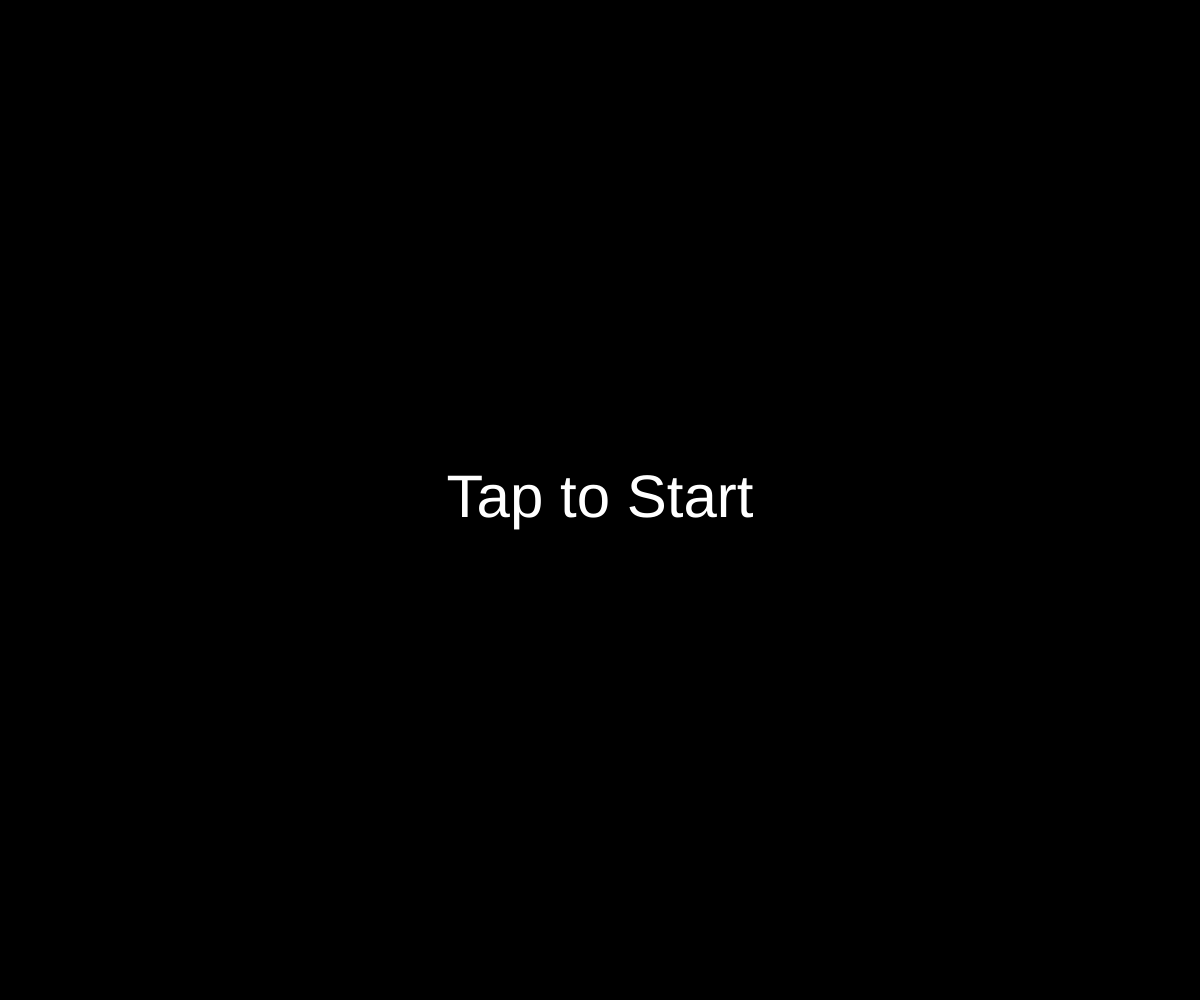
Frame 1 (no input)
Frame 60 (no input): identical to frame 1, image omitted
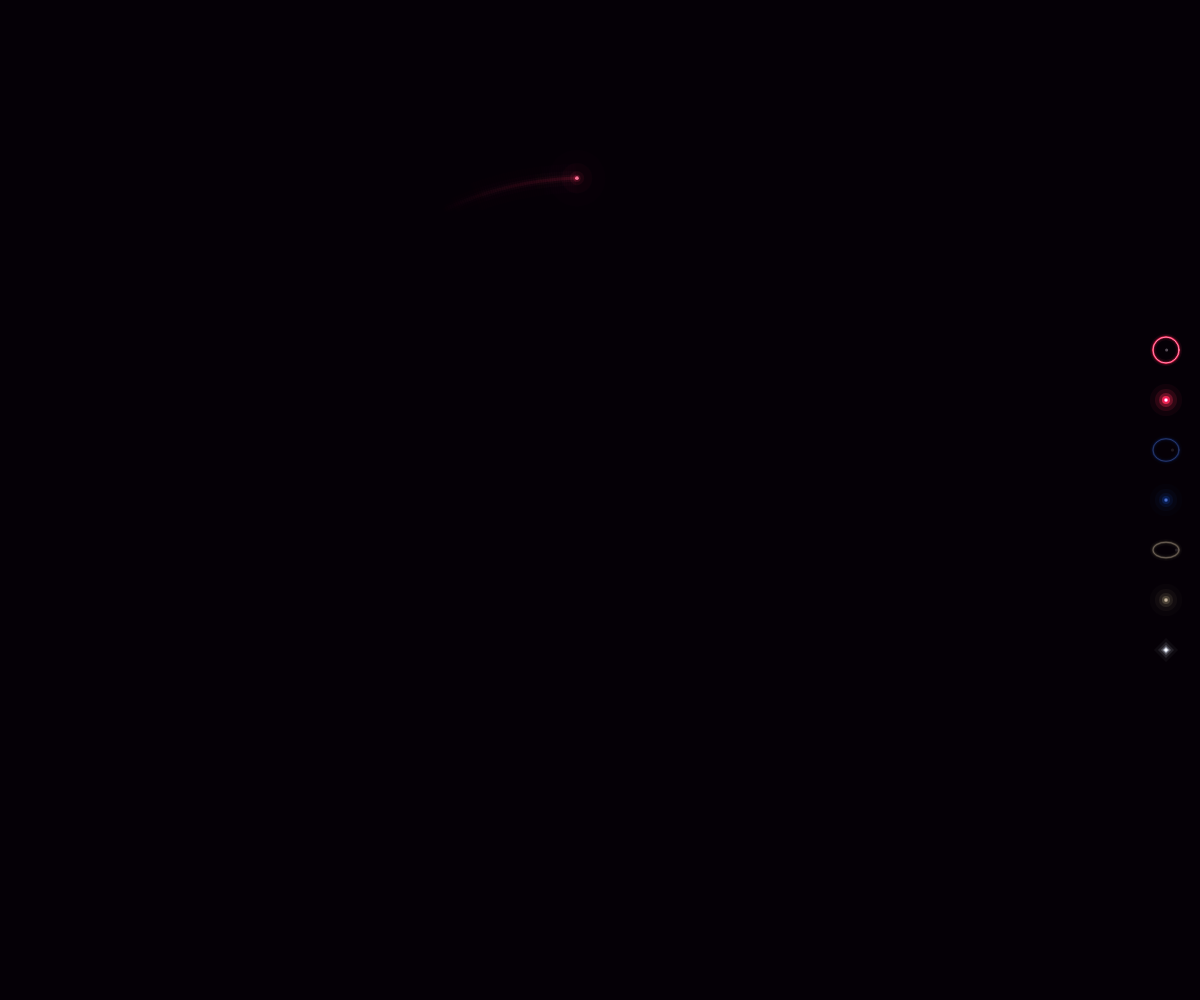
Frame 120 (the mouse pressed at the canvas centre since frame 60)

The p5.js sketch that drew these frames (run headless with seeded random() and noise() and a simulated clock; from frame 60 on, the mouse is pressed at the canvas centre):

// p5.js sketch
// ── sketch.js
// ============================================
// Neon6 — Orbital
// 3体のスケーター（異なるケプラー軌道）
// 軌道セレクター + カラーピッカー + 衝突で軌道シャッフル
// ============================================

var t = 0;
var soundStarted = false;
var appStarted = false;
var appStartTime = 0;

var audioCtx, windNode, windGain, driftNode, driftGain;
var lastTouchX = 0.5, lastTouchY = 0.5;
var isTouchDevice = false, hasInteracted = false;
var prevTouchX = 0, prevTouchY = 0;
var gustStrength = 0, gustDirX = 0, gustDirY = 0;
var holdTime = 0, holdX = 0, holdY = 0, isHolding = false, holdThreshold = 20;
var pinchScale = 1.0, lastPinchDist = 0;
var ripples = [];
var lastMouseMoveMs = 0;
var MOUSE_ATTRACT_MS = 3000;

// Trail canvas
var trailPg;

// Skaters
var skaters = [];
var NUM_SKATERS = 3;
var ENTRY_TIMES = [0, 12, 24];
var ORBIT_TYPES = ['circular', 'elliptical', 'comet'];

// Orbit presets (a = fraction of min(w,h)/2)
var ORBIT_PRESETS = {
  circular:    { a: 0.65, e: 0.05, period: 900 },
  elliptical:  { a: 0.50, e: 0.50, period: 700 },
  comet:       { a: 0.70, e: 0.80, period: 1100 }
};

// Background
var BG_R = 5, BG_G = 0, BG_B = 6;

// Collision
var COLLISION_DIST = 30;
var COLLISION_COOLDOWN = 500;
var collisionCooldowns = {};
var sparks = [];

// UI
var orbitUIRects = [];
var colorUIRects = [];
var eraserRect = null;
var eraserFlash = 0;

// Color system — 12 preset neon hues (30° steps)
var PRESET_COLORS = [];
var userHueIdx = [0, 8, 2];
var userColors = [];

// ============================================
// Color helpers
// ============================================
function hueToNeonRGB(h) {
  var s = 0.9;
  var c = s, x = c * (1 - Math.abs((h / 60) % 2 - 1));
  var r1, g1, b1;
  if      (h < 60)  { r1 = c; g1 = x; b1 = 0; }
  else if (h < 120) { r1 = x; g1 = c; b1 = 0; }
  else if (h < 180) { r1 = 0; g1 = c; b1 = x; }
  else if (h < 240) { r1 = 0; g1 = x; b1 = c; }
  else if (h < 300) { r1 = x; g1 = 0; b1 = c; }
  else              { r1 = c; g1 = 0; b1 = x; }
  return { r: Math.round((r1 + (1 - s)) * 255), g: Math.round((g1 + (1 - s)) * 255), b: Math.round((b1 + (1 - s)) * 255) };
}

function randomNeonColor() {
  var h = random(360);
  var s = random(0.8, 1.0);
  var c = s, x = c * (1 - Math.abs((h / 60) % 2 - 1));
  var r1, g1, b1;
  if      (h < 60)  { r1 = c; g1 = x; b1 = 0; }
  else if (h < 120) { r1 = x; g1 = c; b1 = 0; }
  else if (h < 180) { r1 = 0; g1 = c; b1 = x; }
  else if (h < 240) { r1 = 0; g1 = x; b1 = c; }
  else if (h < 300) { r1 = x; g1 = 0; b1 = c; }
  else              { r1 = c; g1 = 0; b1 = x; }
  return { r: Math.round((r1 + (1 - s)) * 255), g: Math.round((g1 + (1 - s)) * 255), b: Math.round((b1 + (1 - s)) * 255) };
}

// ============================================
// Kepler orbit math
// ============================================
// Solve Kepler's equation M = E - e*sin(E) for E, using Newton's method
function solveKepler(M, e) {
  var E = M; // initial guess
  for (var i = 0; i < 10; i++) {
    var dE = (E - e * Math.sin(E) - M) / (1 - e * Math.cos(E));
    E -= dE;
    if (Math.abs(dE) < 1e-8) break;
  }
  return E;
}

// Get position on orbit given time
function orbitPosition(s) {
  var preset = ORBIT_PRESETS[s.orbitType];
  var scale = min(width, height) * 0.5;
  var a = preset.a * scale * pinchScale; // semi-major axis in pixels
  var e = preset.e;
  var b = a * Math.sqrt(1 - e * e); // semi-minor axis

  // Mean anomaly
  var M = (s.phase + s.orbitTime * TWO_PI / preset.period) % TWO_PI;

  // Eccentric anomaly
  var E = solveKepler(M, e);

  // True anomaly
  var cosV = (Math.cos(E) - e) / (1 - e * Math.cos(E));
  var sinV = (Math.sqrt(1 - e * e) * Math.sin(E)) / (1 - e * Math.cos(E));

  // Position in orbit plane (ellipse centered at focus)
  var ox = a * (Math.cos(E) - e);
  var oy = b * Math.sin(E);

  // Rotate by tilt
  var ct = Math.cos(s.tilt), st = Math.sin(s.tilt);
  var rx = ox * ct - oy * st;
  var ry = ox * st + oy * ct;

  // Screen position (orbit center = screen center)
  return {
    x: width * 0.5 + rx,
    y: height * 0.5 + ry
  };
}

// ============================================
// Drawing helpers
// ============================================
function drawSquare(ctx, cx, cy, r, angle) {
  var c = Math.cos(angle), s = Math.sin(angle);
  var hr = r * 0.707;
  ctx.beginPath();
  ctx.moveTo(cx + hr * (c - s), cy + hr * (s + c));
  ctx.lineTo(cx + hr * (-c - s), cy + hr * (-s + c));
  ctx.lineTo(cx + hr * (-c + s), cy + hr * (-s - c));
  ctx.lineTo(cx + hr * (c + s), cy + hr * (s - c));
  ctx.closePath();
}

// ============================================
// Setup & Init
// ============================================
function setup() {
  pixelDensity(1);
  createCanvas(windowWidth, windowHeight);
  trailPg = createGraphics(width, height);
  trailPg.pixelDensity(1);

  for (var i = 0; i < 12; i++) {
    PRESET_COLORS.push(hueToNeonRGB(i * 30));
  }
  for (var i = 0; i < 3; i++) userColors.push(PRESET_COLORS[userHueIdx[i]]);
  userColors[0] = { r: 255, g: 40, b: 80 };
  userColors[1] = { r: 20, g: 100, b: 255 };
  userColors[2] = { r: 255, g: 240, b: 180 };

  initSkaters();
  updateUIRects();
}

function initSkaters() {
  skaters = [];
  var tilts = [0, TWO_PI * 0.33, TWO_PI * 0.67];
  for (var i = 0; i < NUM_SKATERS; i++) {
    var col = userColors[i];
    var oType = ORBIT_TYPES[i];
    var phase = random(TWO_PI);
    var tilt = tilts[i] + random(-0.3, 0.3);
    skaters.push({
      x: width * 0.5, y: height * 0.5,
      prevX: width * 0.5, prevY: height * 0.5,
      ppx: width * 0.5, ppy: height * 0.5,
      orbitType: oType,
      phase: phase,
      tilt: tilt,
      orbitTime: 0,
      precession: random(-0.0003, 0.0003),
      angle: 0,
      seed: 42 + i * 95,
      cr: col.r, cg: col.g, cb: col.b,
      colorSlot: i,
      entryTime: ENTRY_TIMES[i],
      active: false,
      fadeIn: 0,
      spinOffset: random(TWO_PI)
    });
    // Compute initial position
    var pos = orbitPosition(skaters[i]);
    skaters[i].x = pos.x; skaters[i].y = pos.y;
    skaters[i].prevX = pos.x; skaters[i].prevY = pos.y;
    skaters[i].ppx = pos.x; skaters[i].ppy = pos.y;
  }
}

function updateUIRects() {
  orbitUIRects = [];
  colorUIRects = [];
  var uiSize = 40;
  var gap = 10;
  var rightMargin = 14;
  var totalHeight = uiSize * 7 + gap * 6;
  var startY = (height - totalHeight) / 2;

  for (var i = 0; i < 3; i++) {
    var baseIdx = i * 2;
    orbitUIRects.push({
      x: width - rightMargin - uiSize,
      y: startY + baseIdx * (uiSize + gap),
      w: uiSize, h: uiSize,
      idx: i
    });
    colorUIRects.push({
      x: width - rightMargin - uiSize,
      y: startY + (baseIdx + 1) * (uiSize + gap),
      w: uiSize, h: uiSize,
      idx: i
    });
  }

  eraserRect = {
    x: width - rightMargin - uiSize,
    y: startY + 6 * (uiSize + gap),
    w: uiSize, h: uiSize
  };
}

// ============================================
// Apply user color to skaters by slot
// ============================================
function applyColorToSkaters(slotIdx) {
  var col = userColors[slotIdx];
  for (var i = 0; i < skaters.length; i++) {
    if (skaters[i].colorSlot === slotIdx) {
      skaters[i].cr = col.r;
      skaters[i].cg = col.g;
      skaters[i].cb = col.b;
    }
  }
}

// ============================================
// Physics — Kepler orbit
// ============================================
function updateSkater(idx) {
  var s = skaters[idx];
  s.ppx = s.prevX;
  s.ppy = s.prevY;
  s.prevX = s.x;
  s.prevY = s.y;

  // Advance orbit time
  s.orbitTime++;

  // Slow precession (orbit tilt drifts)
  s.tilt += s.precession;

  // Gust influence — temporarily speed up precession
  if (gustStrength > 0.1) {
    s.tilt += gustStrength * 0.002 * (gustDirX + gustDirY);
  }

  // Hold vortex — stronger precession
  var holdStr = isHolding && holdTime > 0.3 ? min((holdTime - 0.3) * 2, 5) : 0;
  if (holdStr > 0) {
    var dx = holdX - s.x, dy = holdY - s.y;
    var d = sqrt(dx * dx + dy * dy);
    if (d < 350) {
      s.tilt += (1 - d / 350) * holdStr * 0.003;
    }
  }

  // Compute orbital position
  var pos = orbitPosition(s);
  s.x = pos.x;
  s.y = pos.y;

  // Movement angle
  var mdx = s.x - s.prevX, mdy = s.y - s.prevY;
  if (mdx !== 0 || mdy !== 0) {
    s.angle = atan2(mdy, mdx);
  }
}

// ============================================
// Collisions — orbit swap
// ============================================
function checkCollisions() {
  var now = millis();
  for (var i = 0; i < skaters.length; i++) {
    if (!skaters[i].active || skaters[i].fadeIn < 0.5) continue;
    for (var j = i + 1; j < skaters.length; j++) {
      if (!skaters[j].active || skaters[j].fadeIn < 0.5) continue;
      var a = skaters[i], b = skaters[j];
      var dx = b.x - a.x, dy = b.y - a.y;
      var d = sqrt(dx * dx + dy * dy);
      var key = i * 10 + j;
      if (d < COLLISION_DIST && (!collisionCooldowns[key] || now - collisionCooldowns[key] > COLLISION_COOLDOWN)) {
        collisionCooldowns[key] = now;
        var mx = (a.x + b.x) / 2, my = (a.y + b.y) / 2;

        // Ripples
        ripples.push({ x: mx, y: my, age: 0, cr: a.cr, cg: a.cg, cb: a.cb });
        ripples.push({ x: mx, y: my, age: 0.3, cr: b.cr, cg: b.cg, cb: b.cb });

        // Sparks
        for (var k = 0; k < 8; k++) {
          var src = k < 4 ? a : b;
          var sa = random(TWO_PI), spd = random(2, 6);
          sparks.push({
            x: mx, y: my,
            vx: cos(sa) * spd, vy: sin(sa) * spd,
            age: 0, cr: src.cr, cg: src.cg, cb: src.cb
          });
        }

        // Swap orbit types
        var tmpType = a.orbitType;
        a.orbitType = b.orbitType;
        b.orbitType = tmpType;

        // Randomize tilts
        a.tilt += random(-0.5, 0.5);
        b.tilt += random(-0.5, 0.5);

        // Color change
        var ncA = randomNeonColor(), ncB = randomNeonColor();
        a.cr = ncA.r; a.cg = ncA.g; a.cb = ncA.b;
        b.cr = ncB.r; b.cg = ncB.g; b.cb = ncB.b;
      }
    }
  }
}

// ============================================
// Draw
// ============================================
function draw() {
  if (!appStarted) {
    background(0); fill(255); noStroke();
    textAlign(CENTER, CENTER); textSize(min(width, height) * 0.06);
    text('Tap to Start', width / 2, height / 2);
    return;
  }

  var now = millis();

  // Activate skaters
  var elapsed = (now - appStartTime) / 1000;
  for (var i = 0; i < skaters.length; i++) {
    if (!skaters[i].active && elapsed >= skaters[i].entryTime) {
      skaters[i].active = true;
    }
    if (skaters[i].active && skaters[i].fadeIn < 1) {
      skaters[i].fadeIn = min(1, skaters[i].fadeIn + 0.008);
    }
  }

  gustStrength *= 0.96;
  if (touches.length < 2) pinchScale = lerp(pinchScale, 1.0, 0.005);
  if (isHolding) holdTime += 0.016;
  var pulse = 0.75 + Math.sin(t * 0.5) * 0.25;

  // Update skaters
  for (var i = 0; i < skaters.length; i++) {
    if (skaters[i].active) updateSkater(i);
  }
  checkCollisions();

  // Update sparks
  for (var si = 0; si < sparks.length; si++) {
    var sp = sparks[si];
    sp.x += sp.vx; sp.y += sp.vy;
    sp.vx *= 0.95; sp.vy *= 0.95;
    sp.age += 0.025;
  }
  sparks = sparks.filter(function(sp) { return sp.age < 1.5; });

  // === Trail Canvas ===
  var tctx = trailPg.drawingContext;
  tctx.globalCompositeOperation = 'lighter';

  var trailLayers = [
    { hw: 14,  a: 0.02 },
    { hw: 7,   a: 0.05 },
    { hw: 3.5, a: 0.12 },
    { hw: 1.5, a: 0.25 }
  ];

  tctx.lineCap = 'butt';
  for (var li = 0; li < trailLayers.length; li++) {
    var lhw = trailLayers[li].hw;
    var la = trailLayers[li].a;
    for (var si = 0; si < skaters.length; si++) {
      var s = skaters[si];
      if (!s.active || s.fadeIn < 0.01) continue;
      var a = la * s.fadeIn * pulse;
      tctx.strokeStyle = 'rgba(' + s.cr + ',' + s.cg + ',' + s.cb + ',' + a + ')';
      tctx.lineWidth = lhw * 2 * pinchScale;
      // Quadratic bezier through midpoints
      var mx0x = (s.ppx + s.prevX) * 0.5, mx0y = (s.ppy + s.prevY) * 0.5;
      var mx1x = (s.prevX + s.x) * 0.5, mx1y = (s.prevY + s.y) * 0.5;
      tctx.beginPath();
      tctx.moveTo(mx0x, mx0y);
      tctx.quadraticCurveTo(s.prevX, s.prevY, mx1x, mx1y);
      tctx.stroke();
    }
  }

  // === Main Canvas ===
  var ctx = drawingContext;

  ctx.globalCompositeOperation = 'source-over';
  ctx.fillStyle = 'rgb(' + BG_R + ',' + BG_G + ',' + BG_B + ')';
  ctx.fillRect(0, 0, width, height);

  ctx.globalCompositeOperation = 'lighter';
  ctx.drawImage(trailPg.canvas, 0, 0);

  // Skater heads
  for (var i = 0; i < skaters.length; i++) {
    var s = skaters[i];
    if (!s.active || s.fadeIn < 0.01) continue;
    var fi = s.fadeIn;
    var sc = pinchScale;
    var colStr = s.cr + ',' + s.cg + ',' + s.cb;

    var heads = [
      { r: 28 * sc, a: 0.025 * pulse * fi },
      { r: 15 * sc, a: 0.07 * pulse * fi },
      { r: 7 * sc,  a: 0.16 * pulse * fi },
      { r: 3.5 * sc, a: 0.4 * pulse * fi },
      { r: 1.8 * sc, a: 0.8 * pulse * fi }
    ];
    for (var hi = 0; hi < heads.length; hi++) {
      ctx.fillStyle = 'rgba(' + colStr + ',' + heads[hi].a + ')';
      ctx.beginPath();
      ctx.arc(s.x, s.y, heads[hi].r, 0, Math.PI * 2);
      ctx.fill();
    }
    ctx.fillStyle = 'rgba(255,240,255,' + (pulse * fi) + ')';
    ctx.beginPath();
    ctx.arc(s.x, s.y, 1.8 * sc, 0, Math.PI * 2);
    ctx.fill();
  }

  // Sparks
  for (var si = 0; si < sparks.length; si++) {
    var sp = sparks[si];
    var fade = Math.max(0, 1 - sp.age / 1.2);
    fade = fade * fade;
    if (fade <= 0) continue;
    ctx.fillStyle = 'rgba(' + sp.cr + ',' + sp.cg + ',' + sp.cb + ',' + (fade * 0.5) + ')';
    ctx.beginPath(); ctx.arc(sp.x, sp.y, 3.5 * fade, 0, Math.PI * 2); ctx.fill();
    ctx.fillStyle = 'rgba(255,255,255,' + (fade * 0.35) + ')';
    ctx.beginPath(); ctx.arc(sp.x, sp.y, 1.2 * fade, 0, Math.PI * 2); ctx.fill();
  }

  // Ripples
  for (var ri = 0; ri < ripples.length; ri++) {
    var rp = ripples[ri];
    var ringR = rp.age * 350;
    var fade = Math.max(0, 1 - rp.age * 0.25);
    fade = fade * fade;
    if (fade <= 0) continue;
    var rcStr = rp.cr + ',' + rp.cg + ',' + rp.cb;
    var rl = [{ w: 12, a: 0.025 * fade }, { w: 4, a: 0.08 * fade }, { w: 1.2, a: 0.25 * fade }];
    for (var li = 0; li < rl.length; li++) {
      ctx.strokeStyle = 'rgba(' + rcStr + ',' + rl[li].a + ')';
      ctx.lineWidth = rl[li].w;
      ctx.beginPath(); ctx.arc(rp.x, rp.y, ringR, 0, Math.PI * 2); ctx.stroke();
    }
  }

  // Hold aura
  var holdStrength = isHolding && holdTime > 0.3 ? min((holdTime - 0.3) * 2, 5) : 0;
  if (holdStrength > 0) {
    var auraR = min(holdTime * 60, 250);
    for (var r = auraR; r > 0; r -= 12) {
      ctx.fillStyle = 'rgba(180,120,220,' + ((1 - r / auraR) * min(holdTime * 3, 15) / 255) + ')';
      ctx.beginPath(); ctx.arc(holdX, holdY, r, 0, Math.PI * 2); ctx.fill();
    }
  }

  // Eraser flash
  if (eraserFlash > 0) {
    ctx.fillStyle = 'rgba(255,255,255,' + (eraserFlash * 0.15) + ')';
    ctx.fillRect(0, 0, width, height);
    eraserFlash = Math.max(0, eraserFlash - 0.03);
  }

  ctx.globalCompositeOperation = 'source-over';

  drawOrbitUI(ctx);
  drawColorUI(ctx);
  drawEraserUI(ctx);

  for (var ri = 0; ri < ripples.length; ri++) ripples[ri].age += 0.012;
  ripples = ripples.filter(function(rp) { return rp.age < 4; });
  t += 0.008;
}

// ============================================
// Orbit icon drawing
// ============================================
function drawOrbitIcon(ctx, type, cx, cy) {
  var preset = ORBIT_PRESETS[type];
  var maxR = 13;
  var e = preset.e;
  var a = maxR;
  var b = a * Math.sqrt(1 - e * e);
  // Center ellipse geometrically; return focus offset for dot
  ctx.beginPath();
  ctx.ellipse(cx, cy, a, b, 0, 0, Math.PI * 2);
  return a * e; // focus offset from center
}

// ============================================
// UI Drawing — Orbit Selector
// ============================================
function drawOrbitUI(ctx) {
  var pulse = 0.75 + Math.sin(t * 0.5) * 0.25;
  for (var i = 0; i < orbitUIRects.length; i++) {
    var rect = orbitUIRects[i];
    var skaterIdx = rect.idx;
    var s = skaters.length > skaterIdx ? skaters[skaterIdx] : null;
    var cx = rect.x + rect.w / 2;
    var cy = rect.y + rect.h / 2;
    var colStr = s ? (s.cr + ',' + s.cg + ',' + s.cb) : '255,255,255';
    var oType = s ? s.orbitType : ORBIT_TYPES[skaterIdx];
    var fi = (s && s.active) ? 1 : 0.3;

    ctx.globalCompositeOperation = 'lighter';
    var strokeLayers = [
      { w: 6, a: 0.1 * pulse * fi },
      { w: 3, a: 0.3 * pulse * fi },
      { w: 1.5, a: 0.7 * pulse * fi }
    ];
    var focusOff = 0;
    for (var li = 0; li < strokeLayers.length; li++) {
      ctx.strokeStyle = 'rgba(' + colStr + ',' + strokeLayers[li].a + ')';
      ctx.lineWidth = strokeLayers[li].w;
      ctx.lineCap = 'round';
      ctx.lineJoin = 'round';
      focusOff = drawOrbitIcon(ctx, oType, cx, cy);
      ctx.stroke();
    }
    ctx.strokeStyle = 'rgba(255,240,255,' + (0.6 * pulse * fi) + ')';
    ctx.lineWidth = 0.8;
    drawOrbitIcon(ctx, oType, cx, cy);
    ctx.stroke();
    // Focus dot (offset from geometric center)
    ctx.fillStyle = 'rgba(255,240,255,' + (0.4 * pulse * fi) + ')';
    ctx.beginPath(); ctx.arc(cx + focusOff, cy, 1.5, 0, Math.PI * 2); ctx.fill();
    ctx.globalCompositeOperation = 'source-over';
  }
}

// ============================================
// UI Drawing — Color Picker
// ============================================
function drawColorUI(ctx) {
  var pulse = 0.75 + Math.sin(t * 0.5) * 0.25;
  for (var i = 0; i < colorUIRects.length; i++) {
    var rect = colorUIRects[i];
    var s = rect.idx < skaters.length ? skaters[rect.idx] : null;
    var cx = rect.x + rect.w / 2;
    var cy = rect.y + rect.h / 2;
    var colStr = s ? (s.cr + ',' + s.cg + ',' + s.cb) : '255,255,255';
    var fi = (s && s.active) ? 1 : 0.3;

    ctx.globalCompositeOperation = 'lighter';
    var layers = [
      { r: 16, a: 0.06 * pulse * fi },
      { r: 11, a: 0.14 * pulse * fi },
      { r: 7,  a: 0.3 * pulse * fi },
      { r: 4,  a: 0.6 * pulse * fi },
      { r: 2,  a: 1.0 * pulse * fi }
    ];
    for (var gi = 0; gi < layers.length; gi++) {
      ctx.fillStyle = 'rgba(' + colStr + ',' + layers[gi].a + ')';
      ctx.beginPath();
      ctx.arc(cx, cy, layers[gi].r, 0, Math.PI * 2);
      ctx.fill();
    }
    ctx.fillStyle = 'rgba(255,240,255,' + (pulse * fi) + ')';
    ctx.beginPath();
    ctx.arc(cx, cy, 1.5, 0, Math.PI * 2);
    ctx.fill();
    ctx.globalCompositeOperation = 'source-over';
  }
}

// ============================================
// UI Drawing — Eraser
// ============================================
function drawEraserUI(ctx) {
  if (!eraserRect) return;
  var cx = eraserRect.x + eraserRect.w / 2;
  var cy = eraserRect.y + eraserRect.h / 2;
  var pulse = 0.75 + Math.sin(t * 0.5) * 0.25;

  ctx.globalCompositeOperation = 'lighter';
  var layers = [
    { r: 12, a: 0.06 * pulse },
    { r: 8,  a: 0.14 * pulse },
    { r: 5,  a: 0.3 * pulse },
    { r: 3,  a: 0.6 * pulse },
    { r: 1.5, a: 1.0 * pulse }
  ];
  for (var li = 0; li < layers.length; li++) {
    ctx.fillStyle = 'rgba(200,210,220,' + layers[li].a + ')';
    drawSquare(ctx, cx, cy, layers[li].r, -Math.PI / 4);
    ctx.fill();
  }
  ctx.globalCompositeOperation = 'source-over';
}

// ============================================
// UI Hit Testing
// ============================================
function hitTestOrbitUI(x, y) {
  for (var i = 0; i < orbitUIRects.length; i++) {
    var r = orbitUIRects[i];
    if (x >= r.x && x <= r.x + r.w && y >= r.y && y <= r.y + r.h) {
      var s = skaters[r.idx];
      if (s) {
        var idx = ORBIT_TYPES.indexOf(s.orbitType);
        s.orbitType = ORBIT_TYPES[(idx + 1) % 3];
        s.tilt += random(-0.3, 0.3);
      }
      return true;
    }
  }
  return false;
}

function hitTestColorUI(x, y) {
  for (var i = 0; i < colorUIRects.length; i++) {
    var r = colorUIRects[i];
    if (x >= r.x && x <= r.x + r.w && y >= r.y && y <= r.y + r.h) {
      userHueIdx[r.idx] = (userHueIdx[r.idx] + 1) % 12;
      userColors[r.idx] = PRESET_COLORS[userHueIdx[r.idx]];
      applyColorToSkaters(r.idx);
      return true;
    }
  }
  return false;
}

function hitTestEraser(x, y) {
  if (!eraserRect) return false;
  if (x >= eraserRect.x && x <= eraserRect.x + eraserRect.w &&
      y >= eraserRect.y && y <= eraserRect.y + eraserRect.h) {
    clearTrails();
    return true;
  }
  return false;
}

function clearTrails() {
  trailPg.drawingContext.clearRect(0, 0, width, height);
  eraserFlash = 1;
}

// ============================================
// Scatter
// ============================================
function scatterSkaters(tapX, tapY) {
  for (var i = 0; i < skaters.length; i++) {
    var s = skaters[i];
    if (!s.active) continue;
    s.phase = random(TWO_PI);
    s.tilt += random(-1.0, 1.0);
    // Reset prev positions to avoid trail jump
    var pos = orbitPosition(s);
    s.x = pos.x; s.y = pos.y;
    s.prevX = pos.x; s.prevY = pos.y;
    s.ppx = pos.x; s.ppy = pos.y;
  }
  var col = randomNeonColor();
  ripples.push({ x: tapX, y: tapY, age: 0, cr: col.r, cg: col.g, cb: col.b });
}

// ============================================
// Sound
// ============================================
function initSound() {
  audioCtx = new (window.AudioContext || window.webkitAudioContext)();
  if (audioCtx.state === 'suspended') audioCtx.resume();
  var sr = audioCtx.sampleRate, len = sr * 2;
  var wBuf = audioCtx.createBuffer(1, len, sr), wD = wBuf.getChannelData(0);
  for (var i = 0; i < len; i++) wD[i] = Math.random() * 2 - 1;
  windNode = audioCtx.createBufferSource(); windNode.buffer = wBuf; windNode.loop = true;
  var bp = audioCtx.createBiquadFilter(); bp.type = 'bandpass'; bp.frequency.value = 120; bp.Q.value = 8;
  windGain = audioCtx.createGain(); windGain.gain.value = 0.015;
  windNode.connect(bp); bp.connect(windGain); windGain.connect(audioCtx.destination); windNode.start();
  var dBuf = audioCtx.createBuffer(1, len, sr), dD = dBuf.getChannelData(0), last = 0;
  for (var i = 0; i < len; i++) { var w = Math.random() * 2 - 1; dD[i] = (last + 0.02 * w) / 1.02; last = dD[i]; dD[i] *= 3.5; }
  driftNode = audioCtx.createBufferSource(); driftNode.buffer = dBuf; driftNode.loop = true;
  var dF = audioCtx.createBiquadFilter(); dF.type = 'lowpass'; dF.frequency.value = 80;
  driftGain = audioCtx.createGain(); driftGain.gain.value = 0.02;
  driftNode.connect(dF); dF.connect(driftGain); driftGain.connect(audioCtx.destination); driftNode.start();
  soundStarted = true;
}
document.addEventListener('visibilitychange', function() {
  if (document.visibilityState === 'visible' && audioCtx && audioCtx.state === 'suspended') audioCtx.resume();
});

// ============================================
// Mouse / Touch
// ============================================
function mousePressed() {
  if (!appStarted) { appStarted = true; appStartTime = millis(); if (!soundStarted) initSound(); if (audioCtx && audioCtx.state === 'suspended') audioCtx.resume(); return; }
  hasInteracted = true; lastMouseMoveMs = millis();
  if (!soundStarted) initSound(); if (audioCtx && audioCtx.state === 'suspended') audioCtx.resume();

  if (hitTestOrbitUI(mouseX, mouseY)) return;
  if (hitTestColorUI(mouseX, mouseY)) return;
  if (hitTestEraser(mouseX, mouseY)) return;

  scatterSkaters(mouseX, mouseY);
}
function mouseMoved() {
  if (appStarted) { hasInteracted = true; lastMouseMoveMs = millis(); }
}

function touchStarted() {
  if (!appStarted) { appStarted = true; appStartTime = millis(); isTouchDevice = true; if (!soundStarted) initSound(); if (audioCtx && audioCtx.state === 'suspended') audioCtx.resume(); return false; }
  hasInteracted = true; lastMouseMoveMs = millis();
  if (!soundStarted) initSound(); if (audioCtx && audioCtx.state === 'suspended') audioCtx.resume();
  isTouchDevice = true;

  if (touches.length > 0) {
    var tx = touches[0].x, ty = touches[0].y;

    if (hitTestOrbitUI(tx, ty)) return false;
    if (hitTestColorUI(tx, ty)) return false;
    if (hitTestEraser(tx, ty)) return false;

    scatterSkaters(tx, ty);
    lastTouchX = tx / width; lastTouchY = ty / height;
  }

  if (touches.length === 1) { holdX = touches[0].x; holdY = touches[0].y; holdTime = 0; isHolding = true; }
  if (touches.length > 0) { prevTouchX = touches[0].x; prevTouchY = touches[0].y; }
  if (touches.length === 2) { lastPinchDist = dist(touches[0].x, touches[0].y, touches[1].x, touches[1].y); isHolding = false; }
  return false;
}

function touchMoved() {
  lastMouseMoveMs = millis();
  if (touches.length === 1) {
    var tx = touches[0].x, ty = touches[0].y, dx = tx - prevTouchX, dy = ty - prevTouchY;
    var spd = sqrt(dx * dx + dy * dy);
    if (spd > 8) { gustStrength = min(gustStrength + spd * 0.004, 1.0); gustDirX = dx > 0 ? 1 : -1; gustDirY = dy > 0 ? 1 : -1; }
    prevTouchX = tx; prevTouchY = ty;
    if (isHolding && dist(tx, ty, holdX, holdY) > holdThreshold) { isHolding = false; holdTime = 0; }
    lastTouchX = tx / width; lastTouchY = ty / height;
  }
  if (touches.length === 2) {
    var cd = dist(touches[0].x, touches[0].y, touches[1].x, touches[1].y);
    if (lastPinchDist > 0) pinchScale = constrain(pinchScale + (cd - lastPinchDist) * 0.003, 0.4, 2.5);
    lastPinchDist = cd;
    lastTouchX = (touches[0].x + touches[1].x) / 2 / width; lastTouchY = (touches[0].y + touches[1].y) / 2 / height;
  }
  return false;
}
function touchEnded() { isHolding = false; holdTime = 0; if (touches.length === 0) lastPinchDist = 0; return false; }

function windowResized() {
  resizeCanvas(windowWidth, windowHeight);
  if (trailPg) trailPg.remove();
  trailPg = createGraphics(width, height);
  trailPg.pixelDensity(1);
  updateUIRects();
}
